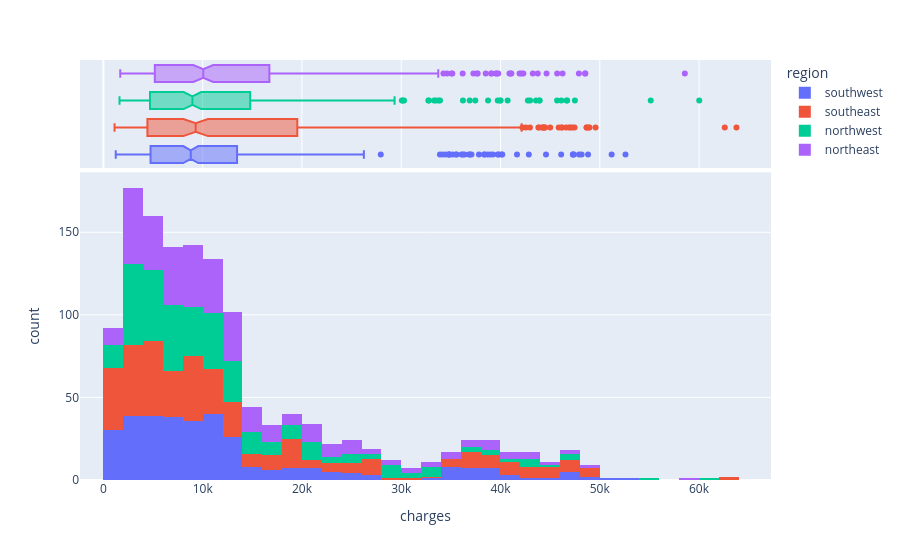

Notebook code for this chart:
### Markdown cell above
#### Distribution of medical charges by region

### Code cell
fig = px.histogram(medical_df, x='charges', marginal='box', color='region')
fig.update_layout(boxgap=0.1)
fig.show()

### Figure 1 — Plotly figure (JSON) as saved in the notebook; plotly's stock layout.template omitted (floating-point values rounded to 4 significant figures; data arrays with more than 128 entries replaced by an {"elided": "..."} marker saying what was removed)
{"data": [{"bingroup": "x", "hovertemplate": "region=southwest<br>charges=%{x}<br>count=%{y}<extra></extra>", "legendgroup": "southwest", "marker": {"color": "#636efa", "pattern": {"shape": ""}}, "name": "southwest", "orientation": "v", "showlegend": true, "type": "histogram", "x": {"elided": "325 float values"}, "xaxis": "x", "yaxis": "y"}, {"hovertemplate": "region=southwest<br>charges=%{x}<extra></extra>", "legendgroup": "southwest", "marker": {"color": "#636efa"}, "name": "southwest", "notched": true, "showlegend": false, "type": "box", "x": {"elided": "325 float values"}, "xaxis": "x2", "yaxis": "y2"}, {"bingroup": "x", "hovertemplate": "region=southeast<br>charges=%{x}<br>count=%{y}<extra></extra>", "legendgroup": "southeast", "marker": {"color": "#EF553B", "pattern": {"shape": ""}}, "name": "southeast", "orientation": "v", "showlegend": true, "type": "histogram", "x": {"elided": "364 float values"}, "xaxis": "x", "yaxis": "y"}, {"hovertemplate": "region=southeast<br>charges=%{x}<extra></extra>", "legendgroup": "southeast", "marker": {"color": "#EF553B"}, "name": "southeast", "notched": true, "showlegend": false, "type": "box", "x": {"elided": "364 float values"}, "xaxis": "x2", "yaxis": "y2"}, {"bingroup": "x", "hovertemplate": "region=northwest<br>charges=%{x}<br>count=%{y}<extra></extra>", "legendgroup": "northwest", "marker": {"color": "#00cc96", "pattern": {"shape": ""}}, "name": "northwest", "orientation": "v", "showlegend": true, "type": "histogram", "x": {"elided": "325 float values"}, "xaxis": "x", "yaxis": "y"}, {"hovertemplate": "region=northwest<br>charges=%{x}<extra></extra>", "legendgroup": "northwest", "marker": {"color": "#00cc96"}, "name": "northwest", "notched": true, "showlegend": false, "type": "box", "x": {"elided": "325 float values"}, "xaxis": "x2", "yaxis": "y2"}, {"bingroup": "x", "hovertemplate": "region=northeast<br>charges=%{x}<br>count=%{y}<extra></extra>", "legendgroup": "northeast", "marker": {"color": "#ab63fa", "pattern": {"shape": ""}}, "name": "northeast", "orientation": "v", "showlegend": true, "type": "histogram", "x": {"elided": "324 float values"}, "xaxis": "x", "yaxis": "y"}, {"hovertemplate": "region=northeast<br>charges=%{x}<extra></extra>", "legendgroup": "northeast", "marker": {"color": "#ab63fa"}, "name": "northeast", "notched": true, "showlegend": false, "type": "box", "x": {"elided": "324 float values"}, "xaxis": "x2", "yaxis": "y2"}], "layout": {"barmode": "relative", "boxgap": 0.1, "legend": {"title": {"text": "region"}, "tracegroupgap": 0}, "margin": {"t": 60}, "xaxis": {"anchor": "y", "domain": [0, 1], "title": {"text": "charges"}}, "xaxis2": {"anchor": "y2", "domain": [0, 1], "matches": "x", "showgrid": true, "showticklabels": false}, "yaxis": {"anchor": "x", "domain": [0, 0.7326], "title": {"text": "count"}}, "yaxis2": {"anchor": "x2", "domain": [0.7426, 1], "matches": "y2", "showgrid": false, "showline": false, "showticklabels": false, "ticks": ""}}}
